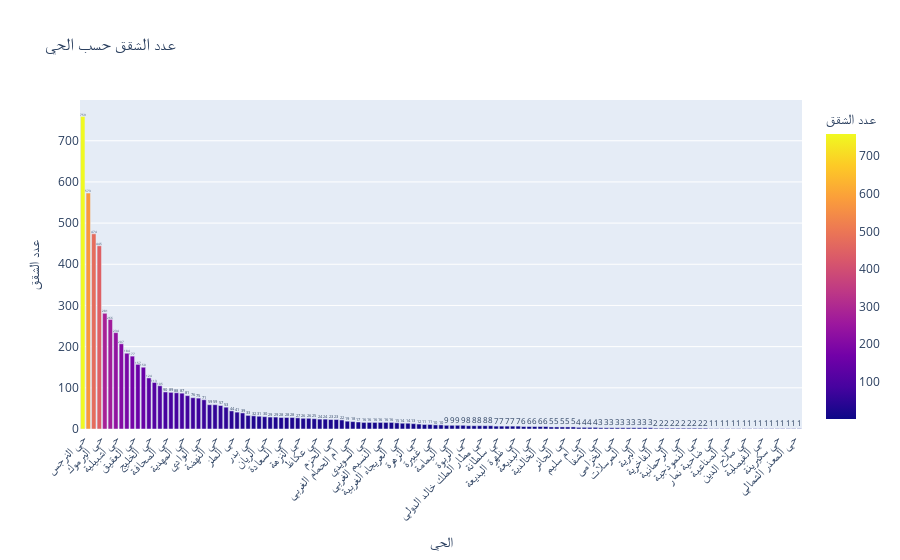

Notebook code for this chart:
### Markdown cell above
#### I. Categorical Variables:

we’ll use frequency table to understand distribution of each category
- Bar Chart (Ordinal) - Orderd
- Pie Chart (Nominal) - non Orderd

### Code cell
import pandas as pd
import plotly.express as px

# Load your dataset
# ra = pd.read_csv('your_file.csv')  # Uncomment to load your dataset

# Count the number of apartments in each district
district_counts = ra['الحي'].value_counts().reset_index()
district_counts.columns = ['الحي', 'عدد الشقق']

# Create a bar chart
fig = px.bar(
    district_counts,
    x='الحي',
    y='عدد الشقق',
    title='عدد الشقق حسب الحي',
    labels={'عدد الشقق': 'عدد الشقق', 'الحي': 'الحي'},
    color='عدد الشقق',  # Optional: color the bars by count
    text='عدد الشقق'  # Show counts on the bars
)

# Update layout for better aesthetics
fig.update_layout(xaxis_title='الحي', yaxis_title='عدد الشقق', xaxis_tickangle=-45)

# Show the figure
fig.show()

### Figure 1 — Plotly figure (JSON) as saved in the notebook; plotly's stock layout.template omitted (floating-point values rounded to 4 significant figures; data arrays with more than 128 entries replaced by an {"elided": "..."} marker saying what was removed)
{"data": [{"alignmentgroup": "True", "hovertemplate": "الحي=%{x}<br>عدد الشقق=%{marker.color}<extra></extra>", "legendgroup": "", "marker": {"color": {"elided": "131 int values"}, "coloraxis": "coloraxis", "pattern": {"shape": ""}}, "name": "", "offsetgroup": "", "orientation": "v", "showlegend": false, "text": {"elided": "131 int values"}, "textposition": "auto", "type": "bar", "x": {"elided": "131 str values"}, "xaxis": "x", "y": {"elided": "131 int values"}, "yaxis": "y"}], "layout": {"autosize": true, "barmode": "relative", "coloraxis": {"colorbar": {"title": {"text": "عدد الشقق"}}, "colorscale": [[0, "#0d0887"], [0.1111, "#46039f"], [0.2222, "#7201a8"], [0.3333, "#9c179e"], [0.4444, "#bd3786"], [0.5556, "#d8576b"], [0.6667, "#ed7953"], [0.7778, "#fb9f3a"], [0.8889, "#fdca26"], [1, "#f0f921"]]}, "legend": {"tracegroupgap": 0}, "title": {"text": "عدد الشقق حسب الحي"}, "xaxis": {"anchor": "y", "autorange": true, "domain": [0, 1], "range": [-0.5, 130.5], "tickangle": -45, "title": {"text": "الحي"}, "type": "category"}, "yaxis": {"anchor": "x", "autorange": true, "domain": [0, 1], "range": [0, 798.9], "title": {"text": "عدد الشقق"}, "type": "linear"}}}
